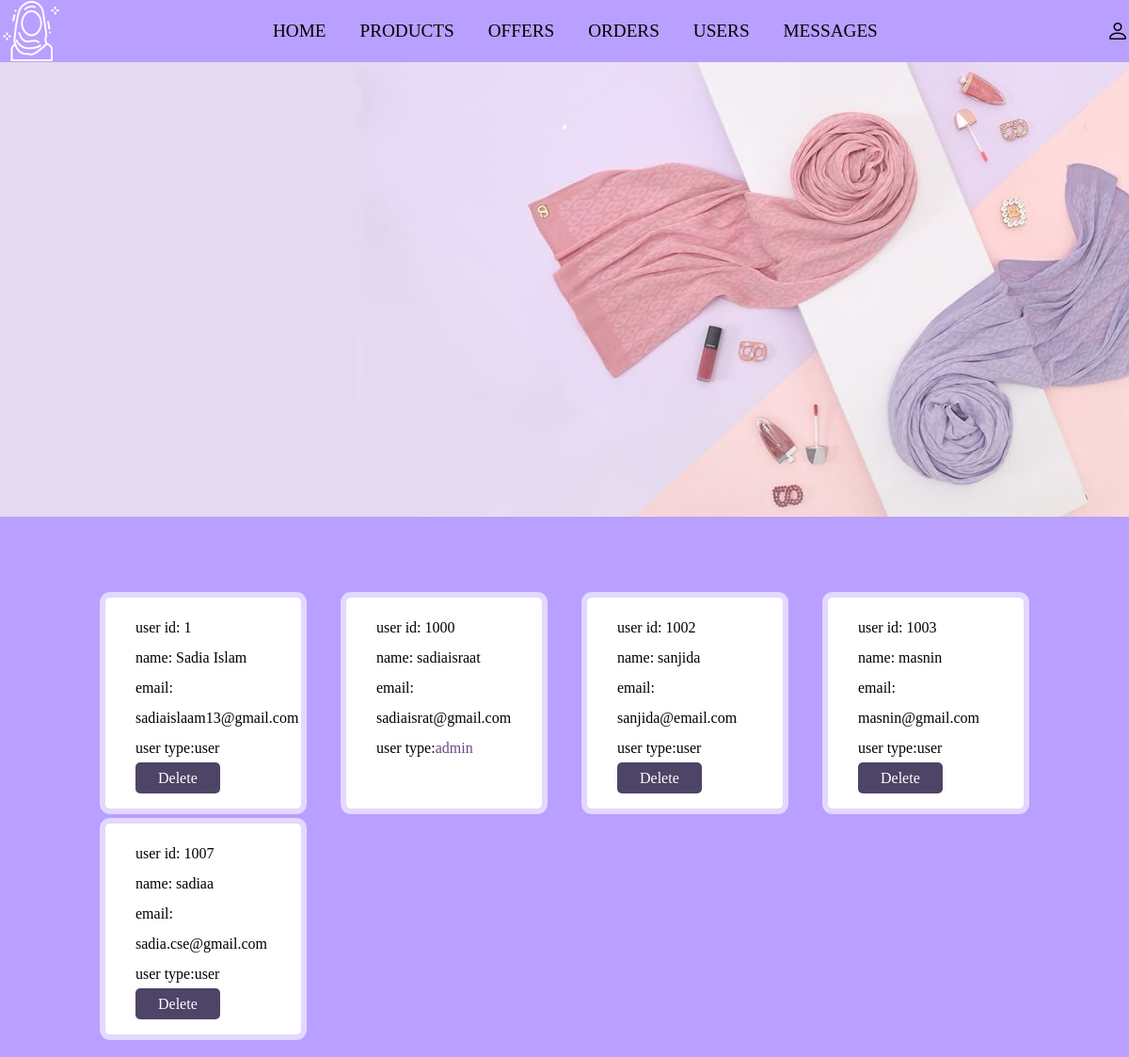
Before: /admin_user.php (signed in) with the older database file.
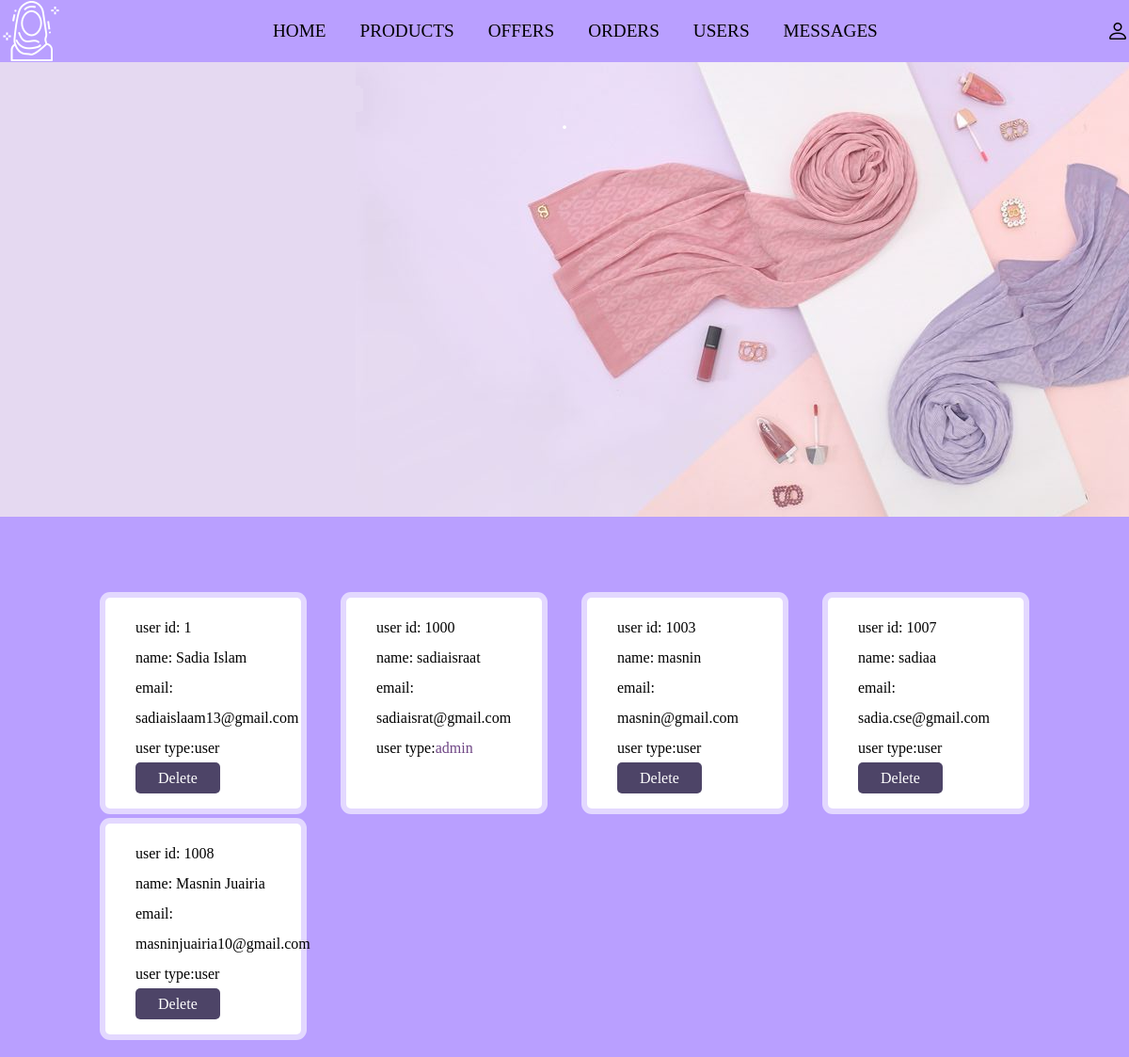
After: the same page with the newer database file.
### tables this page shows
CREATE TABLE `users` (
  `id` int(255) NOT NULL,
  `name` varchar(255) NOT NULL,
  `email` varchar(255) NOT NULL,
  `password` varchar(255) NOT NULL,
  `user_type` varchar(255) NOT NULL DEFAULT 'user'
);

### admin_user.php (the view, shortened to what this page needs)
<?php
include 'connection.php';
?>
<!DOCTYPE htmL>
<html lang='en'>
<head>
    <link rel='stylesheet' href='https://cdn.jsdelivr.net/npm/bootstrap-icons@1.9.1/font/bootstrap-icons.css'>
    <link rel='stylesheet' type='text/css' href='aura.css'>
</head>
<body>
    <?php include 'admin_header.php'; ?>
    <div class="banner"></div>
    <section class='message-container'>
        <h1 class='title' style="color: #fff; font-size: 32px; font-weight: 400;">.</h1>
        <div class='box-container'>
            <?php
            $select_users = mysqli_query($conn, "SELECT * FROM `users`") or die('query failed');
            if (mysqli_num_rows($select_users) > 0) {
                while ($fetch_users = mysqli_fetch_assoc($select_users)) {
                    ?>
                    <div class='box'>
                        <p>user id: <span><?php echo $fetch_users['id']; ?></span></p>
                        <p>name: <span><?php echo $fetch_users['name']; ?></span></p>
                        <p>email: <span><?php echo $fetch_users['email']; ?></span></p>
                        <p>user type:<span style="color:<?php if ($fetch_users['user_type'] == 'admin') { echo '#6F4685'; } ?>"><?php echo $fetch_users['user_type']; ?></span></p>
                        <?php if ($fetch_users['user_type'] != 'admin') { ?>
                            <a href="admin_user.php?delete=<?php echo $fetch_users['id']; ?>" onclick="return confirm('delete this user?');" class="delete">delete</a>
                        <?php } ?>
                    </div>
                    <?php
                }
            } else {
                echo '
                <div class="empty">
                    <p>no users found!</p>
                </div>';
            }
            ?>
        </div>
    </section>
</body>
</html>

Changed rows visible on the page:
removed users: id "1002", name "sanjida", email "sanjida@email.com", user_type "user"
added users: id "1008", name "Masnin Juairia", email "masninjuairia10@gmail.com", user_type "user"
